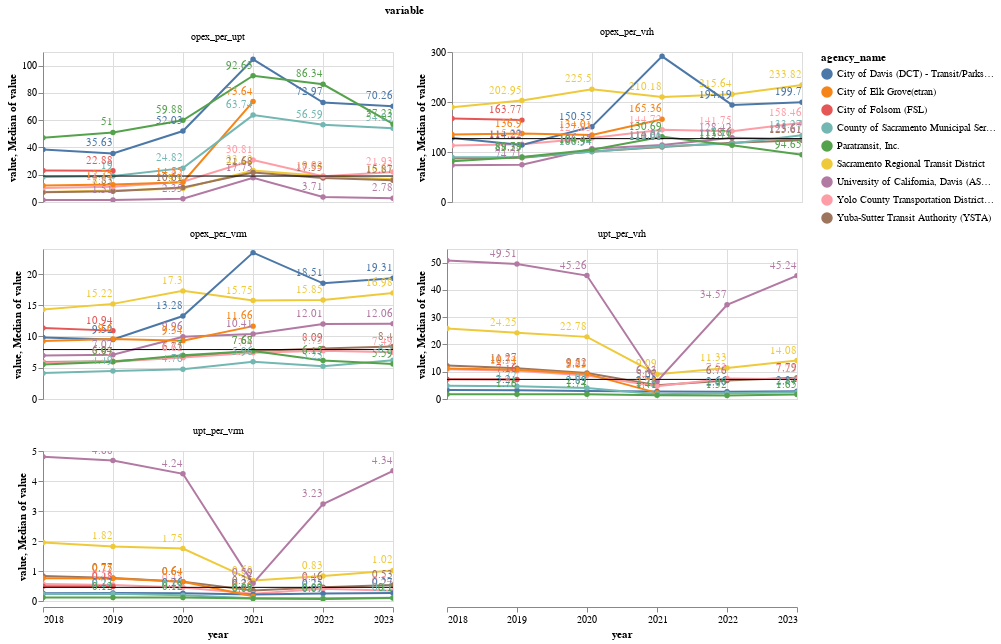

Notebook code cell kept with this figure:
### Markdown cell above
### By Agencies

### Code cell
# all agencies
make_line(
    by_agency_long,
    x_col="year:T",
    y_col="value",
    facet="variable:N",
    color="agency_name:N",
    chart_title="New performance Metrics per Transit Agency",
    ind_axis=True,
)

### Figure 1 — Vega-Lite specification as saved in the notebook (floating-point values rounded to 4 significant figures; data arrays with more than 128 entries replaced by an {"elided": "..."} marker saying what was removed)
{"config": {"view": {"continuousWidth": 300, "continuousHeight": 300}}, "data": {"name": "data-b4d6aaf98b9e9de5079c5cce0957303b"}, "facet": {"field": "variable", "type": "nominal"}, "spec": {"layer": [{"mark": {"type": "line", "point": true}, "encoding": {"color": {"field": "agency_name", "type": "nominal"}, "tooltip": [{"field": "year", "type": "temporal"}, {"field": "value", "type": "quantitative"}, {"field": "agency_name", "type": "nominal"}], "x": {"field": "year", "type": "temporal"}, "y": {"field": "value", "type": "quantitative"}}, "name": "view_1", "title": "New performance Metrics per Transit Agency"}, {"mark": {"type": "rule"}, "encoding": {"y": {"aggregate": "median", "field": "value", "type": "quantitative"}}}, {"mark": {"type": "text", "align": "right", "dy": -10}, "encoding": {"color": {"field": "agency_name", "type": "nominal"}, "text": {"field": "value", "type": "quantitative"}, "x": {"field": "year", "type": "temporal"}, "y": {"field": "value", "type": "quantitative"}}}], "height": 150, "width": 350}, "columns": 2, "params": [{"name": "param_1", "select": {"type": "interval", "encodings": ["x", "y"]}, "bind": "scales", "views": ["view_1"]}], "resolve": {"scale": {"y": "independent"}}, "$schema": "https://vega.github.io/schema/vega-lite/v5.20.1.json", "datasets": {"data-b4d6aaf98b9e9de5079c5cce0957303b": {"elided": "240 records"}}}
